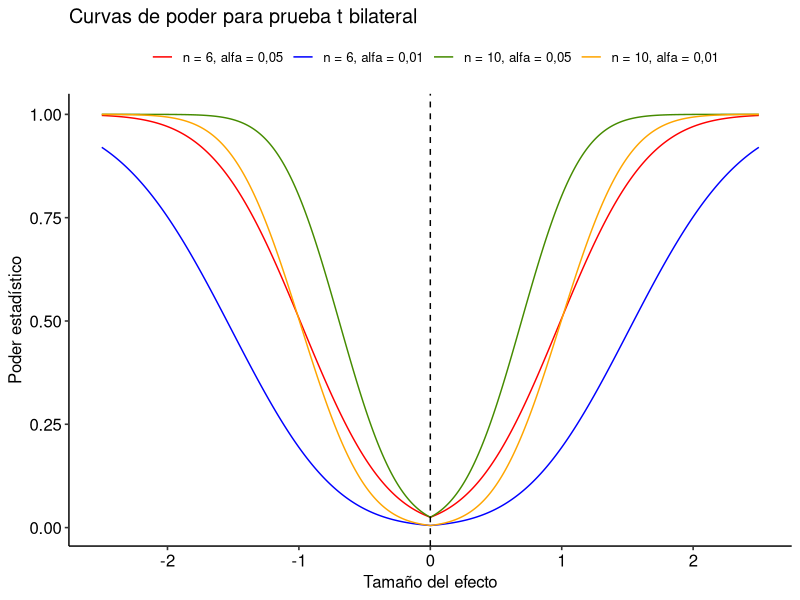

Generate this figure with R:
library(ggpubr)
library(tidyverse)

# Generar un vector con un rango de valores para la efecto
# de medias.
efecto <- seq(-2.5, 2.5, 0.01)

# Calcular el poder para una prueba t bilateral, para cada tamaño
# del efecto , asumiendo una muestra con desviación estándar igual a 1.
# Se consideran 4 escenarios para calcular el poder :
# 1. Una muestra de tamaño 6 y nivel de significación 0.05.
# 2. Una muestra de tamaño 6 y nivel de significación 0.01.
# 3. Una muestra de tamaño 10 y nivel de significación 0.05.
# 4. Una muestra de tamaño 10 y nivel de significación 0.01.

n_6_alfa_05 <- power.t.test(n = 6,
                            delta = efecto,
                            sd = 1,
                            sig.level = 0.05,
                            type = "one.sample",
                            alternative = "two.sided")$power

n_6_alfa_01 <- power.t.test(n = 6,
                            delta = efecto,
                            sd = 1,
                            sig.level = 0.01,
                            type = "one.sample",
                            alternative = "two.sided")$power

n_10_alfa_05 <- power.t.test(n = 10,
                              delta = efecto,
                              sd = 1,
                              sig.level = 0.05 ,
                              type = "one.sample",
                              alternative = "two.sided")$power

n_10_alfa_01 <- power.t.test(n = 10,
                             delta = efecto,
                             sd = 1,
                             sig.level = 0.01,
                             type = "one.sample",
                             alternative = "two.sided")$power

# Construir matriz de datos en formato ancho.
datos <- data.frame(efecto, n_6_alfa_05, n_6_alfa_01,
                    n_10_alfa_05, n_10_alfa_01)

# Llevar a formato largo .
datos <- datos %>% pivot_longer(!"efecto",
                                names_to = "fuente",
                                values_to = "poder")

# Formatear fuente como variable categórica.
niveles <- c("n_6_alfa_05", "n_6_alfa_01", "n_10_alfa_05",
             "n_10_alfa_01")

etiquetas <- c("n = 6, alfa = 0,05", "n = 6, alfa = 0,01", "n = 10, alfa = 0,05",
               "n = 10, alfa = 0,01")

datos[["fuente"]] <- factor(datos[["fuente"]], levels = niveles,
                              labels = etiquetas)

# Graficar las curvas de poder.
g <- ggplot(datos, aes(efecto, poder, colour = factor(fuente)))
g <- g + geom_line()
g <- g + labs(colour = "")
g <- g + ylab("Poder estadístico")
g <- g + xlab("Tamaño del efecto")

g <- g + scale_color_manual(values = c("red", "blue", "chartreuse4",
                                       "orange"))

g <- g + theme_pubr()
g <- g + ggtitle("Curvas de poder para prueba t bilateral")
g <- g + geom_vline(xintercept = 0, linetype = "dashed")

print(g)